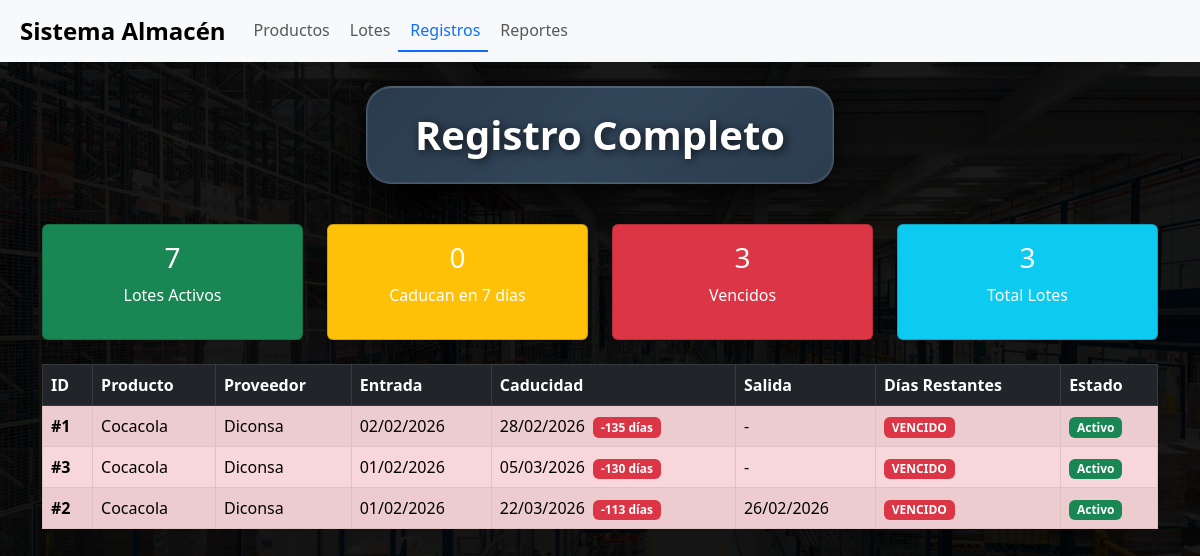
The app's page /registro.php?id_producto=1 with its own data.
### tables this page shows
CREATE TABLE `lotes` (
  `id_lote` int NOT NULL,
  `producto_id` int DEFAULT NULL,
  `proveedor_id` int DEFAULT NULL,
  `fecha_entrada` date DEFAULT NULL,
  `fecha_caducidad` date DEFAULT NULL,
  `fecha_salida` date DEFAULT NULL,
  `estado` tinyint(1) NOT NULL DEFAULT '1'
);

CREATE TABLE `productos` (
  `id_producto` int NOT NULL,
  `nombre_comercial` varchar(100) NOT NULL,
  `nombre_comun` varchar(100) DEFAULT NULL,
  `unidad_id` int DEFAULT NULL,
  `categoria_producto` varchar(100) DEFAULT NULL,
  `estado` tinyint(1) NOT NULL DEFAULT '1'
);

CREATE TABLE `proveedor` (
  `id_proveedor` int NOT NULL,
  `nombre` varchar(50) NOT NULL,
  `estado` tinyint(1) NOT NULL DEFAULT '1'
);

### registro.php (the view, shortened to what this page needs)
<?php
include("common/conexion.php");
$id_producto= $_GET["id_producto"] ?? '';
$producto_sql= $id_producto === '' ? "": " AND l.producto_id = '$id_producto'";
$sql = "
SELECT l.id_lote, l.fecha_entrada, l.fecha_caducidad, l.fecha_salida, l.estado,
       p.nombre_comercial, pr.nombre AS nombre_proveedor, u.nombre_unidad,
       DATEDIFF(l.fecha_caducidad, CURDATE()) as dias_para_caducar
FROM lotes l
LEFT JOIN productos p ON l.producto_id = p.id_producto
LEFT JOIN proveedor pr ON l.proveedor_id = pr.id_proveedor
LEFT JOIN unidad_medida u ON p.unidad_id = u.id_unidad
WHERE l.estado = 1 $producto_sql
ORDER BY l.fecha_caducidad ASC
";
$result = $conn->query($sql);
$caducando = $conn->query("SELECT COUNT(*) as total FROM lotes WHERE DATEDIFF(fecha_caducidad, CURDATE()) BETWEEN 0 AND 7 AND estado = 1")->fetch_assoc()['total'];
$vencidos = $conn->query("SELECT COUNT(*) as total FROM lotes WHERE fecha_caducidad < CURDATE() AND estado = 1")->fetch_assoc()['total'];
$activos = $conn->query("SELECT COUNT(*) as total FROM lotes WHERE estado = 1")->fetch_assoc()['total'];
?>
<!DOCTYPE html>
<html lang="es">
<head>
    <link rel="stylesheet" href="css/bootstrap.min.css">
    <link rel="stylesheet" href="css/registro.css">
</head>
<body>
    <?php include("navbar.php"); ?>
    <div class="container py-4">
        <div class="titulo-contenedor">
            <h2>Registro Completo</h2>
        </div>
        <div class="row mb-4">
            <div class="col-md-3">
                <div class="card text-white bg-success">
                    <div class="card-body text-center">
                        <h3><?= $activos ?></h3>
                        <p>Lotes Activos</p>
                    </div>
                </div>
            </div>
            <div class="col-md-3">
                <div class="card text-white bg-warning">
                    <div class="card-body text-center">
                        <h3><?= $caducando ?></h3>
                        <p>Caducan en 7 días</p>
                    </div>
                </div>
            </div>
            <div class="col-md-3">
                <div class="card text-white bg-danger">
                    <div class="card-body text-center">
                        <h3><?= $vencidos ?></h3>
                        <p>Vencidos</p>
                    </div>
                </div>
            </div>
            <div class="col-md-3">
                <div class="card text-white bg-info">
                    <div class="card-body text-center">
                        <h3><?= $result->num_rows ?></h3>
                        <p>Total Lotes</p>
                    </div>
                </div>
            </div>
        </div>
        <table class="table table-bordered table-striped">
            <thead class="table-dark">
                <tr>
                    <th>ID</th>
                    <th>Producto</th>
                    <th>Proveedor</th>
                    <th>Entrada</th>
                    <th>Caducidad</th>
                    <th>Salida</th>
                    <th>Días Restantes</th>
                    <th>Estado</th>
                </tr>
            </thead>
            <tbody>
                <?php if ($result->num_rows > 0): ?>
                    <?php while ($row = $result->fetch_assoc()): ?>
                    <?php
                    $dias = $row['dias_para_caducar'];
                    $clase_fila = '';
                    if ($dias <= 0) $clase_fila = 'table-danger';
                    elseif ($dias <= 7) $clase_fila = 'table-warning';
                    ?>
                    <tr class="<?= $clase_fila ?>">
                        <td><strong>#<?= $row['id_lote'] ?></strong></td>
                        <td><?= htmlspecialchars($row['nombre_comercial']) ?></td>
                        <td><?= htmlspecialchars($row['nombre_proveedor']) ?></td>
                        <td><?= date('d/m/Y', strtotime($row['fecha_entrada'])) ?></td>
                        <td>
                            <?= date('d/m/Y', strtotime($row['fecha_caducidad'])) ?>
                            <?php if ($dias <= 7): ?>
                                <span class="badge bg-danger ms-1"><?= $dias ?> días</span>
                            <?php endif; ?>
                        </td>
                        <td><?= $row['fecha_salida'] ? date('d/m/Y', strtotime($row['fecha_salida'])) : '-' ?></td>
                        <td>
                            <span class="badge <?= $dias <= 0 ? 'bg-danger' : ($dias <= 7 ? 'bg-warning' : 'bg-success') ?>">
                                <?= $dias > 0 ? $dias . ' días' : 'VENCIDO' ?>
                            </span>
                        </td>
                        <td>
                            <?php if ($row['estado'] == 1): ?>
                                <span class="badge bg-success">Activo</span>
                            <?php else: ?>
                                <span class="badge bg-secondary">Inactivo</span>
                            <?php endif; ?>
                        </td>
                    </tr>
                    <?php endwhile; ?>
                <?php else: ?>
                    <tr>
                        <td colspan="8" class="text-center text-white">No hay registros</td>
                    </tr>
                <?php endif; ?>
            </tbody>
        </table>
    </div>
</body>
</html>

### css/registro.css (style rules this page uses)
body { background-image: linear-gradient(rgba(0,0,0,0.9), rgba(0,0,0,0.9)), url('../imagenes/fondoPrin.jpg'); background-size: cover; background-repeat: no-repeat; background-position: center; background-attachment: fixed; }
.titulo-contenedor { background: linear-gradient(135deg, rgba(44, 62, 80, 0.95) 0%, rgba(52, 73, 94, 0.95) 50%, rgba(44, 62, 80, 0.98) 100%); backdrop-filter: blur(15px); border: 1px solid rgba(255, 255, 255, 0.15); border-radius: 25px; padding: 1.5rem 3rem; margin: 0 auto 2.5rem auto; text-align: center; box-shadow: 0 20px 45px rgba(0, 0, 0, 0.6), 0 5px 15px rgba(0, 0, 0, 0.4), inset 0 1px 0 rgba(255, 255, 255, 0.1); display: flex; justify-content: center; align-items: center; width: fit-content; max-width: 90%; position: relative; overflow: hidden; }
.titulo-contenedor::before { content: ''; position: absolute; top: 0; left: 0; right: 0; bottom: 0; border-radius: 25px; box-shadow: inset 0 0 0 1px rgba(255, 255, 255, 0.08); pointer-events: none; }
.titulo-contenedor h2 { color: white; font-weight: 700; text-shadow: 2px 2px 10px rgba(0,0,0,0.7); margin: 0; font-size: 2.5rem; text-align: center; }

### records on screen
lotes: id_lote "1", producto.nombre_comercial "Cocacola", proveedor.nombre "Diconsa", fecha_entrada "02/02/2026", fecha_caducidad "28/02/2026", dias "-135", estado "Activo"
lotes: id_lote "3", producto.nombre_comercial "Cocacola", proveedor.nombre "Diconsa", fecha_entrada "01/02/2026", fecha_caducidad "05/03/2026", dias "-130", estado "Activo"
lotes: id_lote "2", producto.nombre_comercial "Cocacola", proveedor.nombre "Diconsa", fecha_entrada "01/02/2026", fecha_caducidad "22/03/2026", dias "-113", fecha_salida "26/02/2026", estado "Activo"

### other values on screen
$activos "7"
$caducando "0"
$vencidos "3"
$result->num_rows "3"
